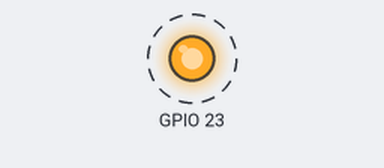
The program below on a simulated Raspberry Pi (BCM pin numbers). Shown: output pins drawn as LEDs (lit = HIGH). Dashed ring = blinking. At 5.0 s the program stops and its outputs stay as they are.

Above: at 0.2 s.
Timing chart, 0 to 3.0 s (numbered marks = the images above):
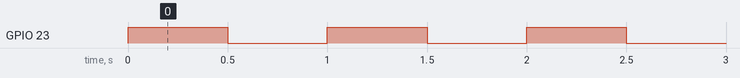

The program:

blink.py
```python
import RPi.GPIO as GPIO
import time
GPIO.setwarnings(False)
GPIO.setmode(GPIO.BCM)
GPIO.setup(23, GPIO.OUT)
for i in range(5):
    GPIO.output(23, GPIO.HIGH)
    time.sleep(0.5)
    GPIO.output(23, GPIO.LOW)
    time.sleep(0.5)
```

Measured:
- by itself, GPIO 23: alternates HIGH for 0.50 s and LOW for 0.50 s, 10 changes in all, then stays LOW
